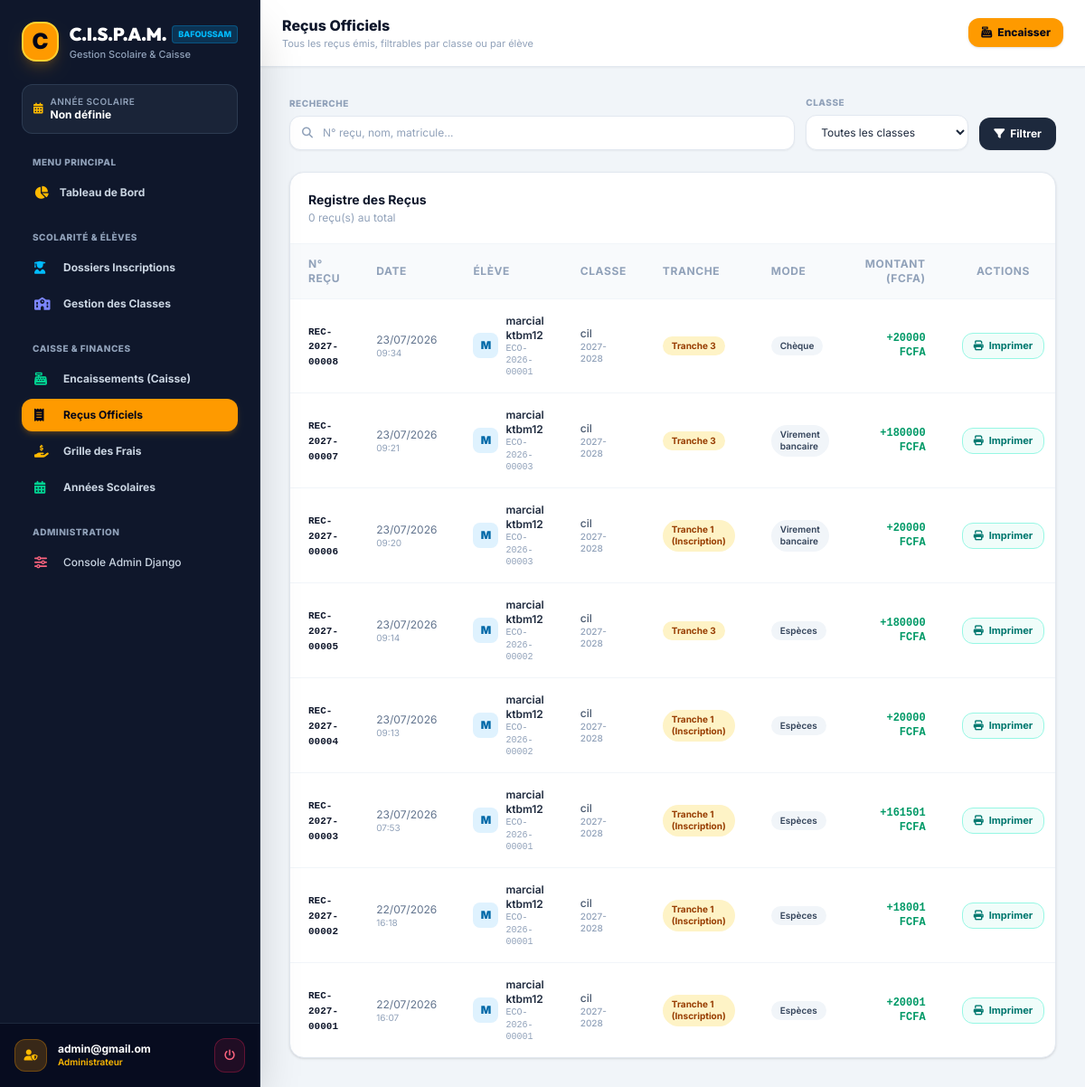
Page /recus/ (signed in) on the earlier database version.
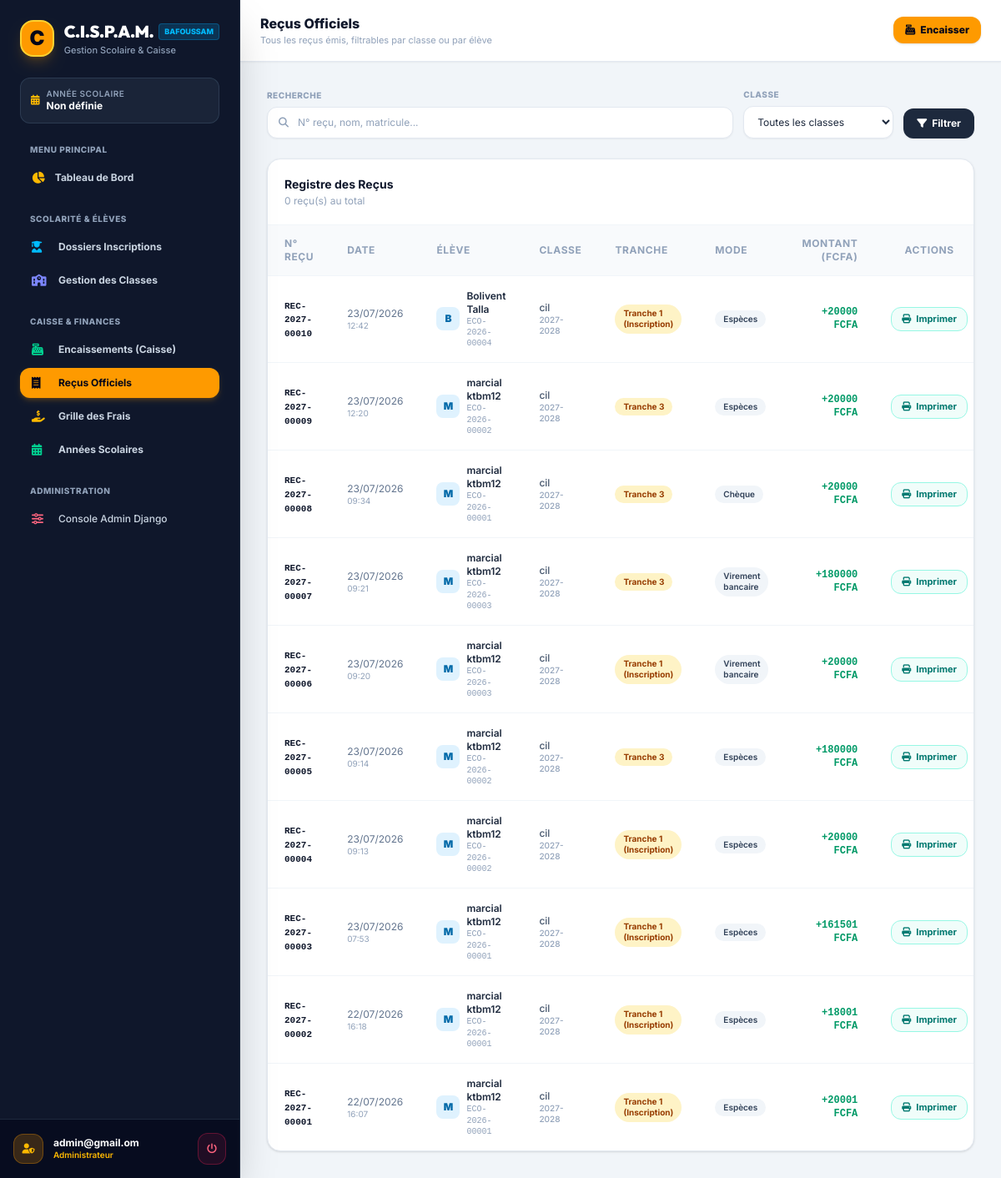
Same page on the later database version.
### cispam/users/models.py (models this page shows, shortened)
class AutoSlugMixin:
    slug_source_field = 'name'

class OngBaseModel(models.Model):
    id = models.UUIDField(
        default=uuid.uuid4,
        primary_key=True,
        editable=False,
        unique=True,
        help_text=_("Identifiant UUID unique."),
    )
    created = models.DateTimeField(
        auto_now_add=True,
        db_index=True,
        help_text=_("Date de création."),
    )
    modified = models.DateTimeField(
        auto_now=True,
        help_text=_("Date de dernière modification."),
    )
    is_active = models.BooleanField(
        default=True,
        help_text=_("Indique si l'objet est actif."),
    )
    is_deleted = models.BooleanField(
        default=False,
        db_index=True,
        help_text=_("Suppression logique (soft delete)."),
    )
    metadata = models.JSONField(
        default=dict,
        blank=True,
        help_text=_("Métadonnées additionnelles au format JSON."),
    )
    objects = OngManager()
    all_objects = models.Manager()
    class Meta:
        abstract = True
        ordering = ['-created']

class Recu(AutoSlugMixin, OngBaseModel):
    slug_source_field = 'numero_recu'
    paiement = models.OneToOneField(
        Paiement,
        on_delete=models.PROTECT,
        related_name='recu',
        help_text=_("Paiement associé à ce reçu."),
    )
    numero_recu = models.CharField(
        max_length=30,
        unique=True,
        db_index=True,
        blank=True,
        help_text=_("Numéro unique du reçu, ex: REC-2025-00123."),
    )
    date_emission = models.DateTimeField(
        auto_now_add=True,
        help_text=_("Date et heure d'émission du reçu."),
    )
    montant_lettres = models.CharField(
        max_length=255,
        blank=True,
        help_text=_("Montant écrit en toutes lettres."),
    )
    statut = models.CharField(
        max_length=20,
        choices=StatutRecuEnum.choices,
        default=StatutRecuEnum.GENERE,
        help_text=_("Statut actuel du reçu."),
    )
    pdf_path = models.CharField(
        max_length=500,
        blank=True,
        help_text=_("Chemin du fichier PDF généré."),
    )
    slug = models.SlugField(
        max_length=255,
        unique=True,
        blank=True,
        help_text=_("Slug unique du reçu."),
    )
    class Meta:
        verbose_name = _("Reçu")
        verbose_name_plural = _("Reçus")
        ordering = ['-date_emission']

class Paiement(AutoSlugMixin, OngBaseModel):
    slug_source_field = 'reference'
    inscription = models.ForeignKey(
        Inscription,
        on_delete=models.PROTECT,
        related_name='paiements',
        help_text=_("Inscription concernée par le paiement."),
    )
    montant = models.DecimalField(
        max_digits=12,
        decimal_places=2,
        help_text=_("Montant versé."),
    )
    date_paiement = models.DateTimeField(
        auto_now_add=True,
        help_text=_("Date et heure du paiement."),
    )
    mode_paiement = models.CharField(
        max_length=20,
        choices=ModePaiementEnum.choices,
        default=ModePaiementEnum.ESPECES,
        help_text=_("Mode de paiement utilisé."),
    )
    reference_transaction = models.CharField(
        max_length=100,
        blank=True,
        help_text=_("Référence externe : n° chèque, référence virement, ID mobile money..."),
    )
    tranche = models.CharField(
        max_length=20,
        choices=TrancheEnum.choices,
        default=TrancheEnum.TRANCHE_1,
        help_text=_("Tranche concernée par ce paiement."),
    )
    operateur = models.CharField(
        max_length=100,
        blank=True,
        help_text=_("Nom de l'utilisateur qui a encaissé le paiement."),
    )
    remarques = models.TextField(
        blank=True,
        help_text=_("Remarques sur le paiement."),
    )
    reference = models.CharField(
        max_length=30,
        unique=True,
        db_index=True,
        blank=True,
        help_text=_("Référence unique du paiement, ex: PAI-2025-00001."),
    )
    slug = models.SlugField(
        max_length=255,
        unique=True,
        blank=True,
        help_text=_("Slug unique du paiement."),
    )
    class Meta:
        verbose_name = _("Paiement")
        verbose_name_plural = _("Paiements")
        ordering = ['-date_paiement']

class Inscription(AutoSlugMixin, OngBaseModel):
    slug_source_field = 'reference'
    eleve = models.ForeignKey(
        Eleve,
        on_delete=models.PROTECT,
        related_name='inscriptions',
        help_text=_("Élève inscrit."),
    )
    classe = models.ForeignKey(
        Classe,
        on_delete=models.PROTECT,
        related_name='inscriptions',
        help_text=_("Classe d'inscription."),
    )
    annee_scolaire = models.ForeignKey(
        AnneeScolaire,
        on_delete=models.PROTECT,
        related_name='inscriptions',
        help_text=_("Année scolaire de l'inscription."),
    )
    date_inscription = models.DateField(
        auto_now_add=True,
        help_text=_("Date de l'inscription."),
    )
    type_inscription = models.CharField(
        max_length=20,
        choices=TypeInscriptionEnum.choices,
        default=TypeInscriptionEnum.NOUVELLE,
        help_text=_("Type d'inscription."),
    )
    statut = models.CharField(
        max_length=20,
        choices=StatutInscriptionEnum.choices,
        default=StatutInscriptionEnum.EN_COURS,
        help_text=_("Statut actuel de l'inscription."),
    )
    frais_total = models.DecimalField(
        max_digits=12,
        decimal_places=2,
        default=0,
        help_text=_("Montant total des frais de scolarité fixé à l'inscription."),
    )
    remarques = models.TextField(
        blank=True,
        help_text=_("Remarques ou notes sur l'inscription."),
    )
    reference = models.CharField(
        max_length=30,
        unique=True,
        db_index=True,
        blank=True,
        help_text=_("Référence unique de l'inscription, ex: INS-2025-00001."),
    )
    slug = models.SlugField(
        max_length=255,
        unique=True,
        blank=True,
        help_text=_("Slug unique de l'inscription."),
    )
    class Meta:
        verbose_name = _("Inscription")
        verbose_name_plural = _("Inscriptions")
        ordering = ['-date_inscription']
        unique_together = ['eleve', 'annee_scolaire']

class Eleve(AutoSlugMixin, OngBaseModel):
    slug_source_field = 'nom_complet'
    matricule = models.CharField(
        max_length=20,
        unique=True,
        db_index=True,
        help_text=_("Matricule unique de l'élève, ex: ECO-2025-00042."),
    )
    nom = models.CharField(
        max_length=100,
        help_text=_("Nom de famille de l'élève."),
    )
    prenom = models.CharField(
        max_length=100,
        help_text=_("Prénom(s) de l'élève."),
    )
    date_naissance = models.DateField(
        help_text=_("Date de naissance de l'élève."),
    )
    sexe = models.CharField(
        max_length=1,
        choices=SexeEnum.choices,
        help_text=_("Sexe de l'élève."),
    )
    lieu_naissance = models.CharField(
        max_length=100,
        blank=True,
        help_text=_("Lieu de naissance."),
    )
    nationalite = models.CharField(
        max_length=50,
        default="Ivoirienne",
        blank=True,
        help_text=_("Nationalité de l'élève."),
    )
    photo = models.ImageField(
        upload_to=eleve_photo_path,
        blank=True,
        null=True,
        help_text=_("Photo d'identité de l'élève."),
    )
    adresse = models.TextField(
        blank=True,
        help_text=_("Adresse de résidence de l'élève."),
    )
    date_premiere_inscription = models.DateField(
        auto_now_add=True,
        help_text=_("Date de la première inscription dans l'établissement."),
    )
    slug = models.SlugField(
        max_length=255,
        unique=True,
        blank=True,
        help_text=_("Slug unique de l'élève."),
    )
    class Meta:
        verbose_name = _("Élève")
        verbose_name_plural = _("Élèves")
        ordering = ['nom', 'prenom']
    @property
    def nom_complet(self):
        return f"{self.prenom} {self.nom}"

class Classe(AutoSlugMixin, OngBaseModel):
    slug_source_field = 'nom'
    nom = models.CharField(
        max_length=50,
        help_text=_("Nom de la classe, ex: Petite Section, CP, CM2."),
    )
    niveau = models.ForeignKey(
        Niveau,
        on_delete=models.PROTECT,
        related_name='classes',
        help_text=_("Niveau scolaire de la classe."),
    )
    capacite_max = models.PositiveSmallIntegerField(
        default=30,
        help_text=_("Capacité maximale d'élèves dans cette classe."),
    )
    description = models.TextField(
        blank=True,
        help_text=_("Description ou informations complémentaires."),
    )
    slug = models.SlugField(
        max_length=255,
        unique=True,
        blank=True,
        help_text=_("Slug unique de la classe."),
    )
    class Meta:
        verbose_name = _("Classe")
        verbose_name_plural = _("Classes")
        ordering = ['niveau__ordre', 'nom']
        unique_together = ['nom', 'niveau']

class AnneeScolaire(AutoSlugMixin, OngBaseModel):
    slug_source_field = 'libelle'
    libelle = models.CharField(
        max_length=20,
        unique=True,
        help_text=_("Libellé de l'année scolaire, ex: 2025-2026"),
    )
    date_debut = models.DateField(
        help_text=_("Date de début de l'année scolaire."),
    )
    date_fin = models.DateField(
        help_text=_("Date de fin de l'année scolaire."),
    )
    est_active = models.BooleanField(
        default=False,
        db_index=True,
        help_text=_("Indique si c'est l'année scolaire en cours. Une seule active à la fois."),
    )
    slug = models.SlugField(
        max_length=255,
        unique=True,
        blank=True,
        help_text=_("Slug unique de l'année scolaire."),
    )
    class Meta:
        verbose_name = _("Année scolaire")
        verbose_name_plural = _("Années scolaires")
        ordering = ['-date_debut']

### cispam/users/views.py (the view, shortened to what this page needs)
class RecuListView(LoginRequiredMixin, ListView):
    template_name = "recus/index.html"
    context_object_name = "recus"
    paginate_by = 20
    def get_queryset(self):
        from django.db.models import Q
        from cispam.users.models import Recu
        qs = (
            Recu.objects.all()
            .select_related(
                "paiement__inscription__eleve",
                "paiement__inscription__classe",
                "paiement__inscription__annee_scolaire",
            )
            .order_by("-created")
        )
        q = self.request.GET.get("q", "").strip()
        classe_id = self.request.GET.get("classe", "").strip()
        if classe_id:
            qs = qs.filter(paiement__inscription__classe__pk=classe_id)
        return qs
    def get_context_data(self, **kwargs):
        context = super().get_context_data(**kwargs)
        from cispam.users.models import Classe
        context["classes"] = Classe.objects.filter(is_deleted=False).select_related("niveau").order_by("niveau__nom", "nom")
        context["q"] = self.request.GET.get("q", "")
        context["classe_filtre"] = self.request.GET.get("classe", "")
        return context

### cispam/users/context_processors.py (called while the page is built)
def allauth_settings(request):
    return {
        "ACCOUNT_ALLOW_REGISTRATION": settings.ACCOUNT_ALLOW_REGISTRATION,
    }

### cispam/users/models.py (called while the page is built)
    def get_queryset(self):
        return super().get_queryset().filter(is_deleted=False)

### cispam/templates/recus/index.html (shortened to what the changed rows need)
{% extends "base.html" %}
{% load static i18n %}
{% block body %}
<div class="min-h-screen bg-slate-100 flex font-sans antialiased text-slate-800">
  {% include "includes/sidebar.html" %}
  <div class="flex-1 flex flex-col min-w-0 overflow-y-auto">
    <header class="bg-white border-b border-slate-200 sticky top-0 z-30 px-6 py-4 flex items-center justify-between shadow-xs">
      <div class="flex items-center gap-4">
        <div>
          <h1 class="text-base font-extrabold text-slate-900">Reçus Officiels</h1>
        </div>
      </div>
    </header>
    <main class="p-6 sm:p-8 space-y-6 max-w-7xl w-full mx-auto">
      <div class="bg-white rounded-2xl shadow-sm border border-slate-200 overflow-hidden">
        <div class="overflow-x-auto">
          <table class="w-full text-left text-xs">
            <thead class="bg-slate-50 border-b border-slate-100 text-slate-400 uppercase tracking-wider font-semibold">
              <tr>
                <th class="py-3.5 px-5">N° Reçu</th>
                <th class="py-3.5 px-5">Date</th>
                <th class="py-3.5 px-5">Élève</th>
                <th class="py-3.5 px-5">Classe</th>
                <th class="py-3.5 px-5">Tranche</th>
                <th class="py-3.5 px-5">Mode</th>
                <th class="py-3.5 px-5 text-right">Montant (FCFA)</th>
                <th class="py-3.5 px-5 text-center">Actions</th>
              </tr>
            </thead>
            <tbody class="divide-y divide-slate-100 text-slate-700">
              {% for recu in recus %}
                <tr class="hover:bg-slate-50/80 transition">
                  <td class="py-4 px-5">
                    <span class="font-mono font-bold text-slate-900 text-[11px]">{{ recu.numero_recu }}</span>
                  </td>
                  <td class="py-4 px-5 text-slate-500">
                    {{ recu.created|date:"d/m/Y" }}
                    <span class="block text-[10px] text-slate-400">{{ recu.created|date:"H:i" }}</span>
                  </td>
                  <td class="py-4 px-5">
                    <div class="flex items-center gap-2">
                      <div class="w-7 h-7 rounded-lg bg-sky-100 text-sky-700 flex items-center justify-center font-black text-xs shrink-0">
                        {{ recu.paiement.inscription.eleve.prenom|first|upper }}
                      </div>
                      <div>
                        <p class="font-semibold text-slate-800">{{ recu.paiement.inscription.eleve.nom_complet }}</p>
                        <p class="text-[10px] text-slate-400 font-mono">{{ recu.paiement.inscription.eleve.matricule|default:"—" }}</p>
                      </div>
                    </div>
                  </td>
                  <td class="py-4 px-5 text-slate-600 font-medium">
                    {{ recu.paiement.inscription.classe.nom }}
                    <p class="text-[10px] text-slate-400">{{ recu.paiement.inscription.annee_scolaire.libelle }}</p>
                  </td>
                  <td class="py-4 px-5">
                    <span class="inline-flex items-center px-2.5 py-1 rounded-full text-[10px] font-bold bg-amber-100 text-amber-800">
                      {{ recu.paiement.get_tranche_display }}
                    </span>
                  </td>
                  <td class="py-4 px-5">
                    <span class="inline-flex items-center px-2.5 py-1 rounded-full text-[10px] font-semibold bg-slate-100 text-slate-700">
                      {{ recu.paiement.get_mode_paiement_display }}
                    </span>
                  </td>
                  <td class="py-4 px-5 text-right font-black text-emerald-600 font-mono">
                    +{{ recu.paiement.montant|floatformat:0 }} FCFA
                  </td>
                  <td class="py-4 px-5 text-center">
                    <a href="{% url 'recu_detail' recu.pk %}" target="_blank"
                      class="inline-flex items-center gap-1.5 px-3 py-1.5 rounded-xl text-[11px] font-bold bg-teal-50 text-teal-700 hover:bg-teal-100 transition border border-teal-200">
                      <i class="fas fa-print"></i> Imprimer
                    </a>
                  </td>
                </tr>
              {% endfor %}
            </tbody>
          </table>
        </div>
      </div>
    </main>
  </div>
</div>
{% endblock body %}

Differences in the rows shown:
added Recu: numero_recu "REC-2027-00010", created "23/07/2026", created "12:42", paiement.inscription.eleve.prenom|first "B", paiement.inscription.eleve.nom_complet "Bolivent Talla", paiement.inscription.eleve.matricule "ECO-2026-00004", paiement.inscription.classe.nom "cil", paiement.inscription.annee_scolaire.libelle "2027-2028", paiement.tranche "Tranche 1 (Inscription)", paiement.mode_paiement "Espèces", paiement.montant "20000"
added Recu: numero_recu "REC-2027-00009", created "23/07/2026", created "12:20", paiement.inscription.eleve.prenom|first "M", paiement.inscription.eleve.nom_complet "marcial ktbm12", paiement.inscription.eleve.matricule "ECO-2026-00002", paiement.inscription.classe.nom "cil", paiement.inscription.annee_scolaire.libelle "2027-2028", paiement.tranche "Tranche 3", paiement.mode_paiement "Espèces", paiement.montant "20000"
